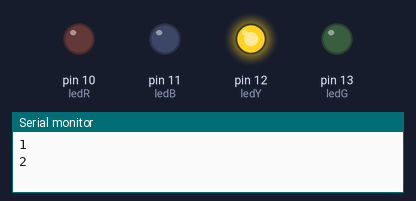
Bench run of a sketch on a simulated Arduino Uno, built with avr-gcc and run on an emulated ATmega328P. On the bench: output pins drawn as LEDs (lit = HIGH), the last lines printed to the serial monitor.

Above: at 0.15 s.
At 0.75 s:
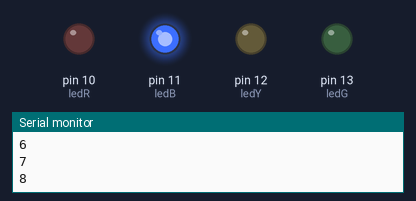
At 1.55 s:
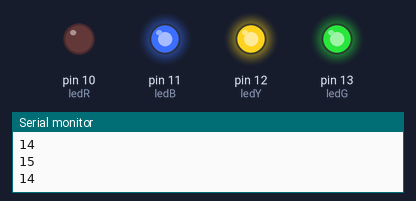
At 2.95 s:
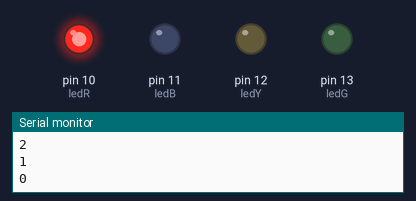
At 4.85 s:
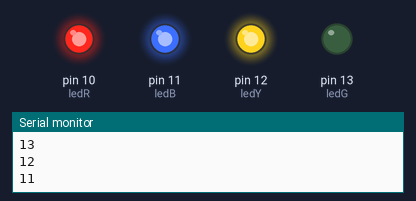
At 6.85 s:
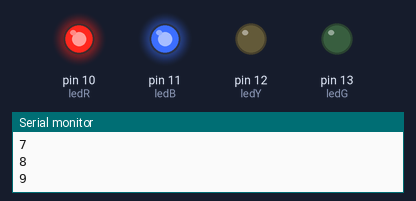
Timing chart, 0 to 7.2 s (numbered marks = the images above):
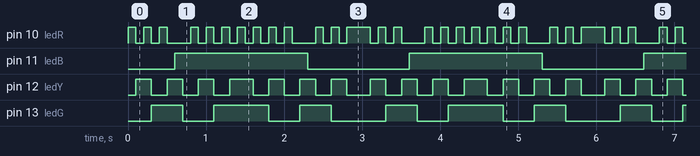

Measured:
- by itself, pin 10 (ledR): moves between LOW and HIGH, repeating every 3.0 s
- by itself, pin 11 (ledB): alternates HIGH for 1.7 s and LOW for 1.3 s
- by itself, pin 13 (ledG): repeats every 3.0 s: LOW 0.40 s, HIGH 0.70 s, LOW 0.40 s, HIGH 0.40 s, LOW 0.70 s, HIGH 0.40 s
- by itself, pin 12 (ledY): repeats every 3.0 s: 2 × (LOW 0.20 s, HIGH 0.20 s), LOW 0.20 s, HIGH 0.30 s, 3 × (LOW 0.20 s, HIGH 0.20 s), LOW 0.30 s, HIGH 0.20 s

The sketch:

4bitSPI.ino.ino
```cpp
/** Arduino Light Experiments **/

const int analog1 = A0;       //Vx of joystick
const int analog2 = A2;       //Vy of joystick
const int analog3 = A3;       //SW(Button) on joystick

const int ledR = 10;              //D9 --> RPi GPIO 4
const int ledY = 12;            //D10  --- RPi GPIO 17
const int ledG = 13;            //D11  --- RPi GPIO 5 (or 6?)
const int ledB = 11;            //D12  --- RPi GPIO 23

int sense1 = 0;                   // Vx Analog Counter
int sense2 = 0;                   // Vy Analog Counter
int sense3 = 0;                   // Sw Analog Counter
int sum = 0;

bool bounced = false;

void setup() {
  // Start up serial communication for debugging
  Serial.begin(9600);
  // prep the digital outputs
  pinMode(ledR, OUTPUT);
  pinMode(ledY, OUTPUT);
  pinMode(ledG, OUTPUT);
  pinMode(ledB, OUTPUT);

}

void loop() {
  if(sum<16 && !bounced) sum++;
  if(bounced) sum--;
  if(sum>=15){bounced=true;}
  if(sum==0){bounced=false;}

  if(sum == 1){ // 1
    digitalWrite(ledR, HIGH);//1
    digitalWrite(ledY, LOW);//2
    digitalWrite(ledG, LOW);//4
    digitalWrite(ledB, LOW);//8
  }

  if(sum == 2){ //2
    digitalWrite(ledR, LOW);//1
    digitalWrite(ledY, HIGH);//2
    digitalWrite(ledG, LOW);//4
    digitalWrite(ledB, LOW);//8
  }

  if(sum == 3){ //3
    digitalWrite(ledR, HIGH);//1
    digitalWrite(ledY, HIGH);//2
    digitalWrite(ledG, LOW);//4
    digitalWrite(ledB, LOW);//8
  }

  if(sum == 4){//4
    digitalWrite(ledR, LOW); //1
    digitalWrite(ledY, LOW); //2
    digitalWrite(ledG, HIGH);//4
    digitalWrite(ledB, LOW); //8
  }

  if(sum == 5){//5
    digitalWrite(ledR, HIGH); //1
    digitalWrite(ledY, LOW);  //2
    digitalWrite(ledG, HIGH); //4
    digitalWrite(ledB, LOW);  //8
  }
  if(sum == 6){ //6
    digitalWrite(ledR, LOW);  //1
    digitalWrite(ledY, HIGH); //2
    digitalWrite(ledG, HIGH); //4
    digitalWrite(ledB, LOW);  //8
  }

  if(sum == 7){//7
    digitalWrite(ledR, LOW);   //1
    digitalWrite(ledY, HIGH);  //2
    digitalWrite(ledG, HIGH);  //4
    digitalWrite(ledB, HIGH);  //8
  }
  if(sum == 8){//8
    digitalWrite(ledR, LOW);   //1
    digitalWrite(ledY, LOW);   //2
    digitalWrite(ledG, LOW);   //4
    digitalWrite(ledB, HIGH);  //8
  }
  if(sum == 9){//9
    digitalWrite(ledR, HIGH);  //1
    digitalWrite(ledY, LOW);   //2
    digitalWrite(ledG, LOW);   //4
    digitalWrite(ledB, HIGH);  //8
  }
  if(sum == 10){//10
    digitalWrite(ledR, LOW);   //1
    digitalWrite(ledY, HIGH);  //2
    digitalWrite(ledG, LOW);   //4
    digitalWrite(ledB, HIGH);  //8
  }
  if(sum == 11){//11
    digitalWrite(ledR, HIGH);  //1
    digitalWrite(ledY, HIGH);  //2
    digitalWrite(ledG, LOW);   //4
    digitalWrite(ledB, HIGH);  //8
  }
  if(sum == 12){//12
    digitalWrite(ledR, LOW);   //1
    digitalWrite(ledY, LOW);   //2
    digitalWrite(ledG, HIGH);  //4
    digitalWrite(ledB, HIGH);  //8
  }
  if(sum == 13){//13
    digitalWrite(ledR, HIGH);   //1
    digitalWrite(ledY, LOW);   //2
    digitalWrite(ledG, HIGH);  //4
    digitalWrite(ledB, HIGH);  //8
  }
  if(sum == 14){//14
    digitalWrite(ledR, LOW);   //1
    digitalWrite(ledY, HIGH);  //2
    digitalWrite(ledG, HIGH);  //4
    digitalWrite(ledB, HIGH);  //8
  }
  if(sum == 15){//15
    digitalWrite(ledR, HIGH);  //1
    digitalWrite(ledY, HIGH);  //2
    digitalWrite(ledG, HIGH);  //4
    digitalWrite(ledB, HIGH);  //8
  }
  Serial.println(sum);
  // Sleep for 3ms to let A/D settle
  delay(100);
}
```
